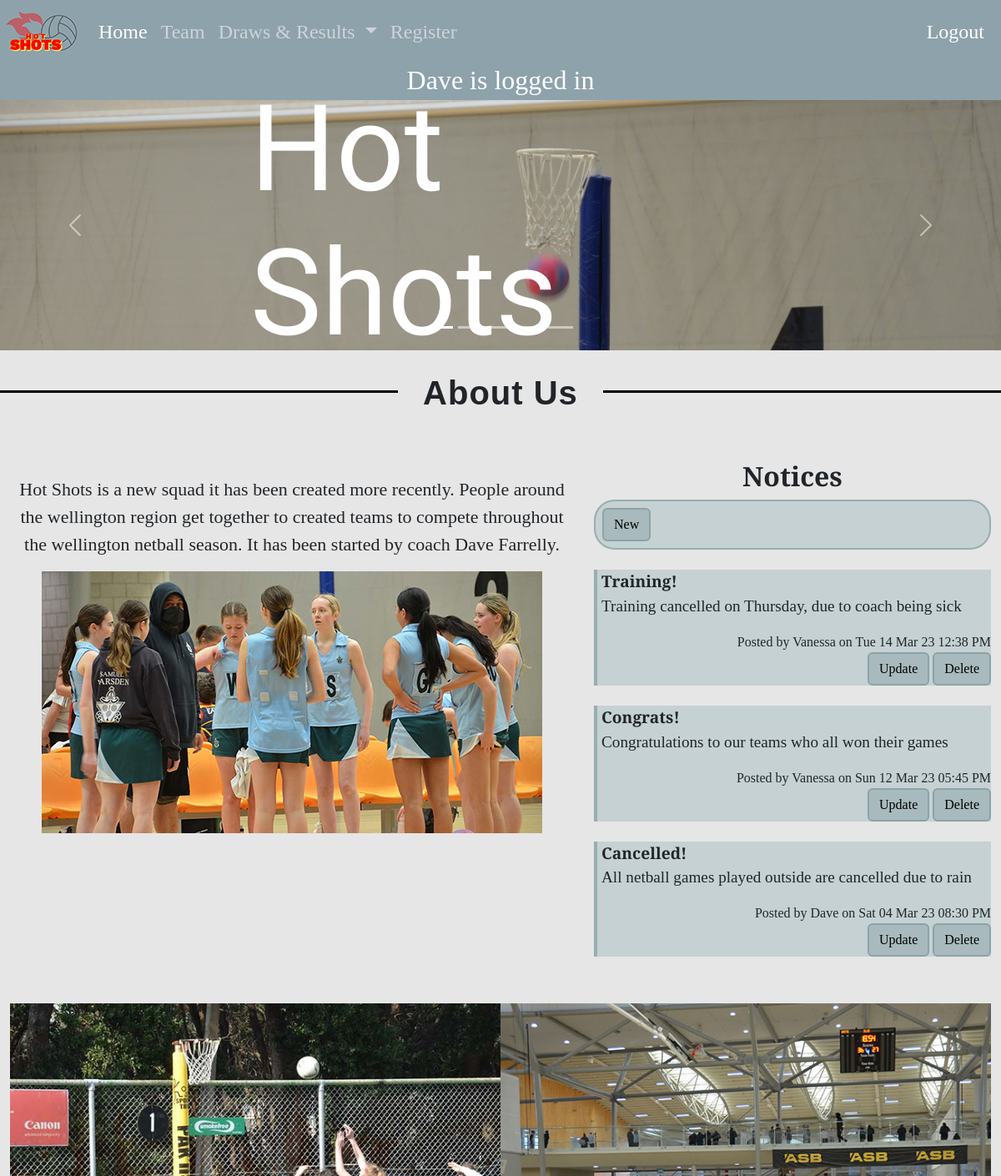
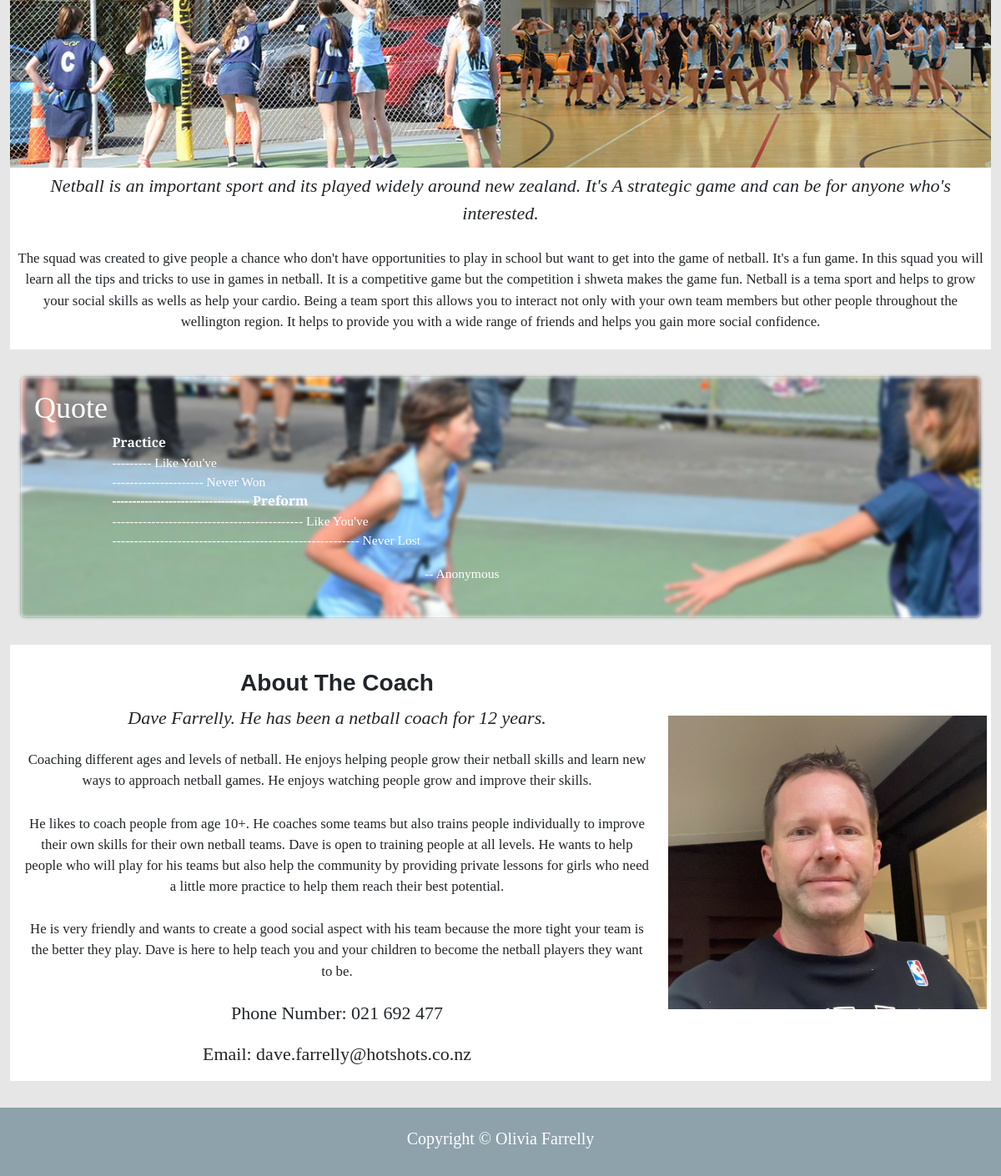
The app's page / (signed in) with its own data (2 pictures, top to bottom).
### tables this page shows
CREATE TABLE member(
    member_id integer primary key autoincrement not null,
    name text not null,
    email text not null unique,
    password text not null,
    authorisation integer not null
);

CREATE TABLE notices(
     notices_id integer primary key autoincrement not null,
     title text not null unique,
     content text not null unique,
     noticedate date not null,
     member_id integer not null,
     foreign key(member_id) references member(member_id)
);

### server.py (the view)
@app.route('/')
def index():
    sql = """ select notices.notices_id , notices.title, notices.content, notices.noticedate, member.name
    from notices
    join member on notices.member_id = member.member_id
    order by notices.noticedate desc;
    """
    result = run_search_query_tuples(sql, (), db_path, True)
    print(result)
    return render_template("index.html", notices=result)

### db_functions.py (called while the page is built)
def run_search_query_tuples(sql_query,values_tuple, file_path, rowfactory=False):
    result = None
    try:
        db = sqlite3.connect(file_path)
        if rowfactory:
            db.row_factory = sqlite3.Row
        cursor = db.cursor()
        cursor.execute(sql_query,values_tuple)
        result = cursor.fetchall()
        cursor.close()
    except sqlite3.Error as error:
        print("Error running search query tuples: {}".format(error))
        return None
    db.close()
    if result is None:
        print("No search values were found")
    return result

### server.py (called while the page is built)
@app.template_filter()
def noticedate(sqlite_dt):
    x = datetime.strptime(sqlite_dt, '%Y-%m-%d %H:%M:%S')
    return x.strftime("%a %d %b %y %I:%M %p")

### templates/index.html (shortened to what this page needs)
{% extends "layout.html" %}
{% block logo %}
static/images/logo.jpg
{% endblock %}
{% block content %}
<div class="container-fluid position-relative">
    <div id="netballgallery" class="carousel slide" data-bs-ride="carousel">
  <div class="carousel-indicators">
    <button type="button" data-bs-target="#netballgallery" data-bs-slide-to="0" class="active" aria-current="true" aria-label="Slide 1"></button>
    <button type="button" data-bs-target="#netballgallery" data-bs-slide-to="1" aria-label="Slide 2"></button>
    <button type="button" data-bs-target="#netballgallery" data-bs-slide-to="2" aria-label="Slide 3"></button>
    <button type="button" data-bs-target="#netballgallery" data-bs-slide-to="3" aria-label="Slide 4"></button>
    <button type="button" data-bs-target="#netballgallery" data-bs-slide-to="4" aria-label="Slide 5"></button>
  </div>
  <div class="carousel-inner">
    <div class="carousel-item active">
      <img src="static/images/img1.jpg" class="d-block w-100" alt="image 1">
    </div>
  </div>
  <button class="carousel-control-prev" type="button" data-bs-target="#netballgallery" data-bs-slide="prev">
    <span class="carousel-control-prev-icon" aria-hidden="true"></span>
  </button>
  <button class="carousel-control-next" type="button" data-bs-target="#netballgallery" data-bs-slide="next">
    <span class="carousel-control-next-icon" aria-hidden="true"></span>
  </button>
</div>
  <div class="hero">
    <h1 class="herotext">Hot Shots</h1>
  </div>
</div>
<div class='hr'>
    <span class='hr-title'>About Us</span>
  </div>
<br>
<div class = "container">
<div class = "row">
    <div class = "col-sm-7" >
        <div>
        <p class="pheader">Hot Shots is a new squad it has been created more recently. People around the wellington region get
    together to created teams to compete throughout the wellington netball season. It has been started by coach Dave Farrelly.
        </p>
            </div>
        <div class="text-center">
        <img class="img-fluid" src = "static/images/Team.jpg" alt = "team">
            </div>
    </div>
    <div class="col-sm-5">
          <h2 class="h2"><b>Notices</b></h2>
        {% if session and session['authorisation'] == 0 %}
        <div class="new">
       <a href="{{ url_for('notices_cud', id=0, task='add') }}" class="btn-primary btn">New</a>
            </div>
        <br>
       {% endif %}
    {% for row in notices %}
        <div class="notices">
        <p class="noticesp"><strong>{{row['title']}}</strong><br>{{row['content']}}</p>
        <div class="notices_meta">Posted by {{row['name']}} on {{row['noticedate'] | noticedate }}</div>
        {% if session and session['authorisation'] == 0 %}
            <div class="notices_meta">
        <a href="{{ url_for('notices_cud', id=row['notices_id'], task='update') }}" class="btn-primary btn">Update</a>
        <a href="{{ url_for('notices_cud', id=row['notices_id'], task='delete') }}" class="btn-primary btn">Delete</a>
                </div>
       {% endif %}
        </div>
        <br>
    {% endfor %}
        </div>
</div>
<div class = "container bg-white">
<div class = "row">
   <div class = "col-sm-6"><img class="img-fluid" src = "static/images/team1.jpg" alt = "Team Photo"></div>
   <div class = "col-sm-6" ><img class="img-fluid" src = "static/images/team2.jpg" alt = "team"></div>
  <p class="ptext"><i class="subheading">Netball is an important sport and its played widely around new zealand. It's A strategic game and
    can be for anyone who's interested.</i> <br><br>The squad was created to give people a chance who don't have
    opportunities to play in school but want to get into the game of netball. It's a fun game. In this
    squad you will learn all the tips and tricks to use in games in netball. It is a competitive game
    but the competition i shweta makes the game fun. Netball is a tema sport and helps to grow your
    social skills as wells as help your cardio. Being a team sport this allows you to interact not only
    with your own team members but other people throughout the wellington region. It helps to provide you
    with a wide range of friends and helps you gain more social confidence.</p>
   </div>
</div>
<div class="container">
  <div class="card bg-light text-white">
  <img src="static/images/quote.jpg" class="card-img" alt="...">
  <div class="card-img-overlay">
    <h5 class="card-title">Quote</h5>
    <p class="card-text"><b>Practice</b>
        <br>  --------- Like You've<br>
              --------------------- Never Won <br><b>
              ---------------------------------- Preform</b> <br>
              -------------------------------------------- Like You've<br>
              --------------------------------------------------------- Never Lost
    <p class="card-end"> -- Anonymous </p>
  </div>
</div>
</div>
<div class = "container bg-white">
  <div class = "row align-items-center">
      <div class = "col-sm-8">
        <br>
        <h3 class="h3"><b>About The Coach</b></h3>
        <p class="subheading"><i> Dave Farrelly. He has been a  netball coach for 12 years. </i></p>
          <p class="p"> Coaching different ages and levels of netball.
              He enjoys helping people grow their netball skills and learn new ways to approach netball games. He enjoys
              watching people grow and improve their skills. </p> <p class="p"> He likes to coach  people from age 10+. He coaches some teams
              but also trains people individually to improve their own skills for their own netball teams. Dave is open to
             training people at all levels. He wants to help people who will play for his teams but also help the community by
             providing private lessons for girls who need a little more practice to help them reach their best potential.</p><p class="p">
             He is very friendly and wants to create a good social aspect with his team because the more tight your team is
             the better they play. Dave is here to help teach you and your children to become the netball players they want to be.</p>
          <p class="subheading">Phone Number: 021 692 477</p>
          <p class="subheading">Email: dave.farrelly@hotshots.co.nz</p>
      </div>
    <div class = "col-sm-4" ><img class="img-fluid" src = "static/images/dave.jpg" alt = "ABOUT THE COACH"></div>
    </div>
</div>
</div>
{% endblock %}

### templates/layout.html (shortened to what this page needs)
<!DOCTYPE html>
<html lang="en">
<head>
  <link href="https://cdn.jsdelivr.net/npm/bootstrap@5.2.3/dist/css/bootstrap.min.css"
        rel="stylesheet">
<link rel="stylesheet" href="static/styles.css">
</head>
<body>
<div class="container-fluid">
  <nav class="navbar navbar-expand-lg fixed-top navbar-dark">
    <a class="navbar-brand" href="#"><img src= "{% block logo %}{% endblock %}" alt="logo"></a>
    <div class="collapse navbar-collapse" id="navbarNav">
      <ul class="navbar-nav">
        <li class="nav-item">
          <a class="nav-link active" aria-current="page" href="/">Home</a>
        </li>
        <li class="nav-item">
          <a class="nav-link" href="/team">Team</a>
        </li>
        <li class="nav-item dropdown">
          <a class="nav-link dropdown-toggle" href="#" id="navbarDropdown" role="button" data-bs-toggle="dropdown" aria-expanded="false">
            Draws & Results
          </a>
        </li>
        <li class="nav-item">
          <a class="nav-link" href="/register">Register</a>
        </li>
        </ul>
<span class="navbar-text">
          {% if session %}
          <a class="nav-link" href="/logout">Logout</a>
          {% else %}
          <a class="nav-link" href="/login">Login</a>
          {% endif %}
        </span>
    </div>
</nav>
  </div>
 {%if session%}
<div class="session">{{session['name']}} is logged in</div>
  {% endif %}
{% block content %}{% endblock %}
<footer>
    <h2 class="footerh2"> Copyright © Olivia Farrelly </h2>
  </footer>
</body>
</html>

### static/styles.css (style rules this page uses)
:root { --bs-nav-bg: rgb(142, 162, 172); --bs-background-bg: rgb(230, 230, 230); }
body { font-family: 'Cormorant Garamond', serif; font-size: 100%; margin:4.5em 0 0 0; background-color: var(--bs-background-bg); }
.container-fluid { --bs-gutter-x:0; --data-bs-interval:15000; }
.hr-title { background-color: var(--bs-background-bg); font-size: 40px; font-weight: bold; padding: 0 30px; letter-spacing: 1px; font-family: sans-serif; }
.hr { display: block; margin-top: 3em ; margin-bottom: 1em; border-top: 3px solid rgb(0,0,0); text-align: center; line-height: 1px; }
.h2 { text-align: center; }
h3 { text-align: center; font-family: sans-serif; padding-bottom: 1px; padding-top: 5px; }
.subheading { text-align: center; background-color: rgb(255,255,255); font-size: 22px; }
.hero { position:absolute; top:50%; left:50%; transform:translate(-50%,-50%); }
.herotext { color: rgb(255,255,255); font-size:12vw; font-family: 'Delicious Handrawn', cursive; }
.nav-link { font-size: 1.5em; }
.navbar { background-color: var(--bs-nav-bg); padding-left: 5px; }
.navbar-text { text-align: right; width: 100%; padding-right: 20px; background-color: var(--bs-nav-bg); }
.session { background-color: var(--bs-nav-bg); color: white; text-align: center; font-size: 2em; }
.notices { background-color: rgb(197, 209, 211); border-left: 4px solid rgb(153, 174, 178); padding-left: 5px; }
.notices_meta { text-align: right; }
.btn { background-color: rgb(168, 186, 189); border: 2px solid rgb(139, 163, 167); color: black; font-size: 1em; }
.new { background-color: rgb(197, 209, 211); padding: 8px; border-radius: 25px; border: 2px solid rgb(153, 174, 178); }
.noticesp { font-size: 1.2em }
.container { max-width: 80em; margin: 2em auto; }
.bg-white { background-color: rgb(255,255,255); }
.col-sm-4 { padding:5px; }
.col-sm-6 { padding: 0; }
.ptext { text-align: center; font-size: 1.05em; background-color: rgb(255,255,255); padding: 5px; }
.p { text-align: center; font-size: 1.05em; padding: 5px; }
.pheader { text-align: center; font-size: 22px; padding: 0.8em 0 0 0; }
.card-text { padding-left: 6em; font-size: 1.3vw; }
.card-end { padding-left: 30em; font-size: 1.3vw; }
.card-title { font-size: 3vw; }
.card-img { filter: blur(2px); }
footer { background-color: var(--bs-nav-bg); text-align: center; margin: 0; padding: 25px; }
.footerh2 { text-align: center; font-size:20px; color: rgb(255,255,255) }

### records on screen
member: name "Dave"
notices: title "Training!", content "Training cancelled on Thursday, due to coach being sick", name "Vanessa", noticedate|noticedate "Tue 14 Mar 23 12:38 PM"
notices: title "Congrats!", content "Congratulations to our teams who all won their games", name "Vanessa", noticedate|noticedate "Sun 12 Mar 23 05:45 PM"
notices: title "Cancelled!", content "All netball games played outside are cancelled due to rain", name "Dave", noticedate|noticedate "Sat 04 Mar 23 08:30 PM"
